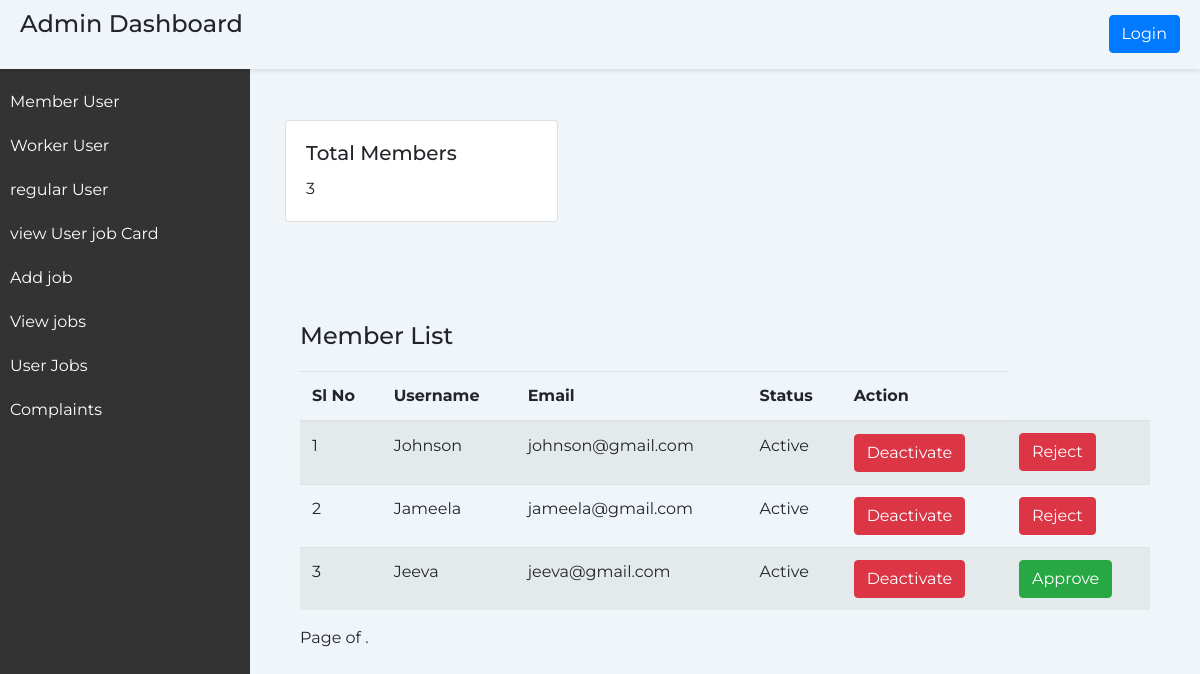
The app's page /member with its own data.
### home/models.py (models this page shows, shortened)
class CustomUser(AbstractUser):
    user_type = models.CharField(max_length=20) # Add any additional fields you need
    email=models.EmailField(unique=True)
    is_mentor = models.BooleanField(default=False)
    admin_id = models.CharField(max_length=10, blank=True, null=True)
    is_verified = models.BooleanField(default=False)
    panchayath_name = models.CharField(max_length=100, blank=True, null=True,default='')
    ward_number = models.CharField(max_length=10, blank=True, null=True,default='')
    has_edited_profile = models.BooleanField(default=False)

### home/views.py (the view)
# urls.py: path('member',views.member,name='member'),
def member(request):
    members_to_approve = CustomUser.objects.filter(user_type='Member', is_verified=False)
    member_users = CustomUser.objects.filter(user_type='Member')
    context = {
        'members_to_approve': members_to_approve,
        'member_users': member_users,
        'member_count': member_users.count(),
    }
    return render(request, 'member.html', context)

### templates/member.html (shortened to what this page needs)
<!DOCTYPE html>
                <html lang="en">
                <head>
                    <link href="https://maxcdn.bootstrapcdn.com/bootstrap/4.5.2/css/bootstrap.min.css" rel="stylesheet">
                </head>
                <body>
                    <div class="header">
                        <h1 class="page-title">Admin Dashboard</h1>
                        {% if user.is_authenticated %}
                        <a href={% url 'logout' %} class="btn btn-primary ml-lg-3">Logout</a>
                        {% else %}
                        <a href="login.html" class="btn btn-primary ml-lg-3">Login</a>
                        {% endif %}
                     </div>
                    <div class="sidebar">
                        <ul>
                            <li><a href="member">Member User</a></li>
                            <li><a href="worker">Worker User</a></li>
                            <li><a href="user">regular User</a></li>
                            <li><a href="admin_view_job_cards">view User job Card</a></li>
                            <li><a href="add_jobs">Add job</a></li>
                            <li><a href="view_add_job">View jobs</a></li>
                            <li><a href="admin_view_user_job">User Jobs</a></li>
                            <li><a href="admin_complaints">Complaints</a></li>
                        </ul>
                    </div>
                    <div class="content">
                        <div class="container">
                            <div class="row">
                                <div class="col-md-4">
                                    <div class="card">
                                        <div class="card-body">
                                            <h5 class="card-title">Total Members</h5>
                                            <p class="card-text">{{ member_users.count }}</p>
                                        </div>
                                    </div>
                                </div>
                            </div>
                    <div class="container">
                        <div id="member-list">
                            <h2 class="page-title mt-4">Member List</h2>
                            <table class="table table-striped">
                                <thead>
                                    <tr>
                                        <th>Sl No</th>
                                        <th>Username</th>
                                        <th>Email</th>
                                        <th>Status</th>
                                        <th>Action</th>
                                    </tr>
                                </thead>
                                <tbody>
                                    {% for user in member_users %}
                                    <tr>
                                        <td>{{ forloop.counter }}</td>
                                        <td>{{ user.username }}</td>
                                        <td>{{ user.email }}</td>
                                        <td>
                                            {% if user.is_active %}
                                                Active
                                            {% else %}
                                                Deactivated
                                            {% endif %}
                                        </td>
                                        <td>
                                            {% if user.is_active %}
                                                    <form method="post" action="{% url 'deactivate_user' user.id %}">
                                                        <button type="submit" class="btn btn-danger">Deactivate</button>
                                                    </form>
                                                {% else %}
                                                    <form method="post" action="{% url 'activate_user' user.id %}">
                                                        {% csrf_token %}
                                                        <button type="submit" class="btn btn-success">Activate</button>
                                                    </form>
                                            {% endif %}
                                        </td>
                                        <td>
                                            <form method="post" action="{% url 'toggle_member_status' user.id %}">
                                                <button type="submit" class="btn {% if user.is_verified %}btn-danger{% else %}btn-success{% endif %}">                                                    {% if user.is_verified %}
                                                        Reject
                                                    {% else %}
                                                        Approve
                                                    {% endif %}
                                                </button>
                                            </form>
                                        </td>
                                    </tr>
                                    {% endfor %}
                                </tbody>
                            </table>
                            <div class="pagination">
                                <span class="step-links">
                                    <span class="current-page">
                                        Page {{ member_users.number }} of {{ worker_users.paginator.num_pages }}.
                                    </span>
                                </span>
                            </div>
                        </div>
                    </div>
                </body>
                </html>

### templates/member.html (style rules this page uses)
body { font-family: 'Montserrat', sans-serif; background-color: #f0f5f9; margin: 0; padding: 0; }
.header { background-color: #f0f5f9; padding: 10px 20px; box-shadow: 0 2px 4px rgba(0, 0, 0, 0.1); display: flex; justify-content: space-between; align-items: center; width: 100%; position: fixed; z-index: 1; }
.page-title { font-size: 24px; margin-bottom: 20px; }
.sidebar { height: 100%; width: 250px; position: fixed; top: 0; left: 0; background-color: #333; color: #fff; padding-top: 20px; margin-top: 60px; }
.sidebar ul { list-style: none; padding: 0; }
.sidebar li { padding: 10px; }
.sidebar a { color: #fff; text-decoration: none; display: block; }
.content { margin-left: 250px; padding: 20px; }
.container { margin-top: 100px; }

### records on screen
CustomUser: username "Johnson", email "johnson@gmail.com", is_active "Active", is_verified "Reject"
CustomUser: username "Jameela", email "jameela@gmail.com", is_active "Active", is_verified "Reject"
CustomUser: username "Jeeva", email "jeeva@gmail.com", is_active "Active", is_verified "Approve"

### other values on screen
{{ member_users.count }} "3"
